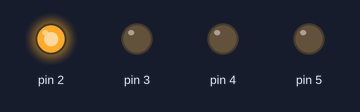
Recording of a sketch running on a simulated Arduino Uno, built with avr-gcc and run on an emulated ATmega328P. Parts: output pins drawn as LEDs (lit = HIGH).

Above: at 0.1 s.
At 16.1 s:
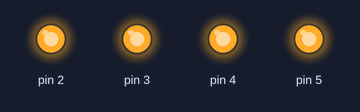
At 24.1 s:
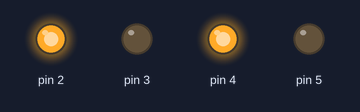
At 27.1 s:
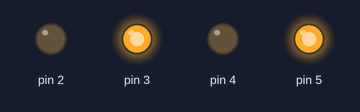
At 32.1 s:
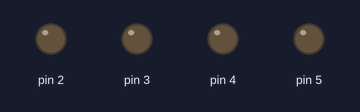
At 39.1 s:
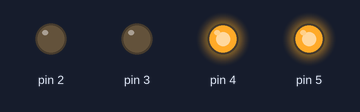
Timing chart, 0 to 40.0 s (numbered marks = the images above):
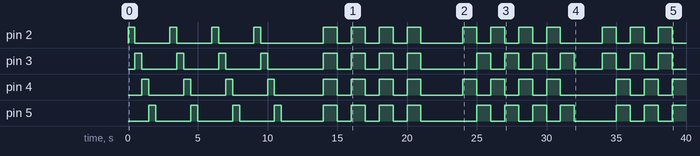

The sketch:

Latihan_7.ino
```cpp
//fungsi lampu menyala bergantian
uint8_t lampuBergantianFunction(){
  for(int ulang = 1; ulang<=4; ulang++){
    for(int pinLampu = 2; pinLampu <=5; pinLampu++){
      digitalWrite(pinLampu-1, LOW);
      digitalWrite(pinLampu, HIGH);
      delay(500);
      if(pinLampu==5){
        digitalWrite(pinLampu, LOW);
        }
    }
    delay(1000);
  }
  delay(2000);
}

// fungsi lampu bersamaan
uint8_t lampuBersamaanFunction(){
  for(int ulang = 1; ulang<=4; ulang++){
     for(int pinLampu = 2; pinLampu <=2; pinLampu++){
      digitalWrite(pinLampu, HIGH);
      digitalWrite(pinLampu+1, HIGH);
      digitalWrite(pinLampu+2, HIGH);
      digitalWrite(pinLampu+3, HIGH);
      delay(1000);
      }

    for(int pinLampu = 2; pinLampu <=2; pinLampu++){
      digitalWrite(pinLampu, LOW);
      digitalWrite(pinLampu+1, LOW);
      digitalWrite(pinLampu+2, LOW);
      digitalWrite(pinLampu+3, LOW);
      delay(1000);
      }
   }
    delay(2000);
 }


// fungsi lampun selang seling 1 dan 3 , 2 dan 4
uint8_t lampuGanti1Function(){
     for(int ulang = 1; ulang<=4; ulang++){
      for(int pinLampu = 2; pinLampu <=2; pinLampu++){
        digitalWrite(pinLampu, HIGH);
        digitalWrite(pinLampu+1, LOW);
        digitalWrite(pinLampu+2, HIGH);
        digitalWrite(pinLampu+3, LOW);
        delay(1000);
      }

      for(int pinLampu = 2; pinLampu <=2; pinLampu++){
        digitalWrite(pinLampu, LOW);
        digitalWrite(pinLampu+1, HIGH);
        digitalWrite(pinLampu+2, LOW);
        digitalWrite(pinLampu+3, HIGH);
        delay(1000);
      }
    }

    for(int pinLampu = 2; pinLampu <=2; pinLampu++){
        digitalWrite(pinLampu, LOW);
        digitalWrite(pinLampu+1, LOW);
        digitalWrite(pinLampu+2, LOW);
        digitalWrite(pinLampu+3, LOW);
        delay(2000);
    }

}


// fungsi lampun selang seling 1 dan 2 , 3 dan 4
uint8_t lampuGanti2Function(){
  for(int ulang = 1; ulang<=4; ulang++){
    for(int pinLampu = 2; pinLampu <=2; pinLampu++){
        digitalWrite(pinLampu, HIGH);
        digitalWrite(pinLampu+1, HIGH);
        digitalWrite(pinLampu+2, LOW);
        digitalWrite(pinLampu+3, LOW);
        delay(1000);
     }

     for(int pinLampu = 2; pinLampu <=2; pinLampu++){
        digitalWrite(pinLampu, LOW);
        digitalWrite(pinLampu+1, LOW);
        digitalWrite(pinLampu+2, HIGH);
        digitalWrite(pinLampu+3, HIGH);
        delay(1000);
     }
  }

  for(int pinLampu = 2; pinLampu <=2; pinLampu++){
    digitalWrite(pinLampu, LOW);
    digitalWrite(pinLampu+1, LOW);
    digitalWrite(pinLampu+2, LOW);
    digitalWrite(pinLampu+3, LOW);
    delay(2000);
   }
}

void setup() {
  // put your setup code here, to run once:
  for(int i = 2; i<=5; i++){
    pinMode(i, OUTPUT);
    }
}

void loop() {
  // put your main code here, to run repeatedly:
  lampuBergantianFunction();
  lampuBersamaanFunction();
  lampuGanti1Function();
  lampuGanti2Function();
}
```

Measured:
- by itself, pin 2: LOW → HIGH at 0.00 s, → LOW 0.50 s later, → HIGH 2.5 s later, → LOW 0.50 s later, … (30 changes in this stretch)
- by itself, pin 3: LOW → HIGH at 0.50 s, → LOW 0.50 s later, → HIGH 2.5 s later, → LOW 0.50 s later, … (30 changes in this stretch)
- by itself, pin 4: LOW → HIGH at 1.0 s, → LOW 0.50 s later, → HIGH 2.5 s later, → LOW 0.50 s later, … (29 changes in this stretch)
- by itself, pin 5: LOW → HIGH at 1.5 s, → LOW 0.50 s later, → HIGH 2.5 s later, → LOW 0.50 s later, … (29 changes in this stretch)
